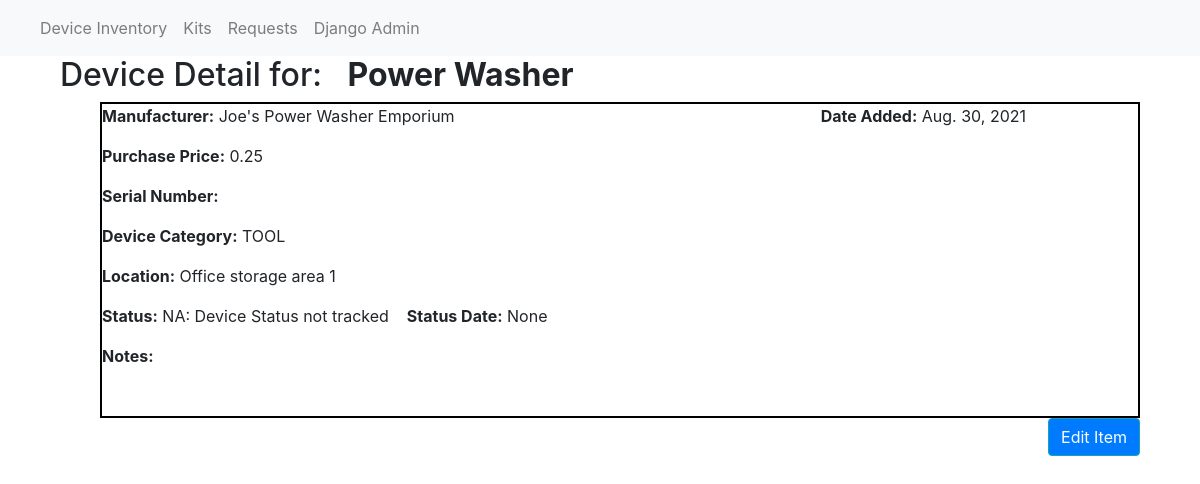
The page /items/2 on the database its author committed.
### tracker/models.py (models this page shows, shortened)
class Item(models.Model):
    DE = "EXAM_CAM"
    DC = "CAMERA"
    DM = "MOBILE"
    DS = "STETH"
    DD = "DENTAL"
    DX = "MULTIPURPOSE"
    DZ = "OTHER/MISC"
    TL = "TOOL"
    SP = "SUPPLIES"
    PA = "PRODUCTION_AUDIO"
    PV = "PRODUCTION_VIDEO"
    ZZ = "OTHER"
    DEVICE_CAT_CHOICES= [
        (DE, 'Exam Cameras'),
        (DC, 'Camera'),
        (DM, 'Mobile'),
        (DS, 'Stethoscope'),
        (DD, 'Dental'),
        (DX, 'Other Device'),
        (TL, 'Tool'),
        (SP, 'Supplies'),
        (PA, 'Production: Audio'),
        (PV, 'Production: Video'),
        (ZZ, 'Other/Misc.'),
    ]
    name = models.CharField(max_length= 30)
    date_added = models.DateField(auto_now_add=True)
    manufacturer = models.CharField(max_length=150, blank=True)
    purchase_price = models.DecimalField(max_digits=7, decimal_places=2,validators=[MinValueValidator(Decimal('0.00'))])
    serial_number = models.CharField(max_length = 30, blank = True)
    device_category = models.CharField(
        max_length= 30,
        choices = DEVICE_CAT_CHOICES)
    location= models.ForeignKey(Location, on_delete=models.CASCADE)
    status = models.ForeignKey(Item_Status, on_delete=models.CASCADE)
    status_date = models.DateField(blank = True, null = True)
    notes = models.TextField(blank=True)
    def __str__(self):
        return self.name

class Location(models.Model):
    name = models.CharField(max_length= 30)
    description = models.CharField(max_length=255)

class Item_Status(models.Model):
    class Meta:
        verbose_name_plural="item status"
    name = models.CharField(max_length= 30)
    description = models.CharField(max_length=255)
    def __str__(self):
        return f'{self.name}:   {self.description}'

### tracker/views.py (the view)
# urls.py: path('items/<int:pk>',views.ItemDetailView.as_view(), name= 'item-detail'),
class ItemDetailView(generic.DetailView):
    model = Item

### tracker/templates/tracker/item_detail.html
{% extends 'tracker/base.html' %}
{% block content %}
<h2>Device Detail for: &nbsp; <strong>{{ item }}</strong></h2>
<div style="margin-left: 2.5em;padding: 0 7em 2em 0;border-width: 2px; border-color: black; border-style:solid;">
    <p class="float-right"><strong>Date Added:</strong> {{item.date_added}}</p>
    <p><strong>Manufacturer:</strong> {{item.manufacturer}}</p>
    <p><strong>Purchase Price:</strong> {{item.purchase_price}}</p>
    <p><strong>Serial Number:</strong> {{item.serial_number}}</p>
    <p><strong>Device Category:</strong> {{item.device_category}}</p>
    <p><strong>Location:</strong> {{item.location.description}}</p>
    <p><strong>Status:</strong> {{item.status}} &nbsp;&nbsp; <strong>Status Date:</strong> {{item.status_date}}</p>
    <p><strong>Notes:</strong> {{item.Notes}} </p>
</div>
<a class="btn bg-primary btn-md btn-info float-right" href="{% url 'item_edit' item.id  %}">Edit Item</a>
{% endblock %}

### rows shown on the page
Item: name "Power Washer", date_added "Aug. 30, 2021", manufacturer "Joe's Power Washer Emporium", purchase_price "0.25", device_category "TOOL", location.description "Office storage area 1", status "NA: Device Status not tracked", status_date "None"
